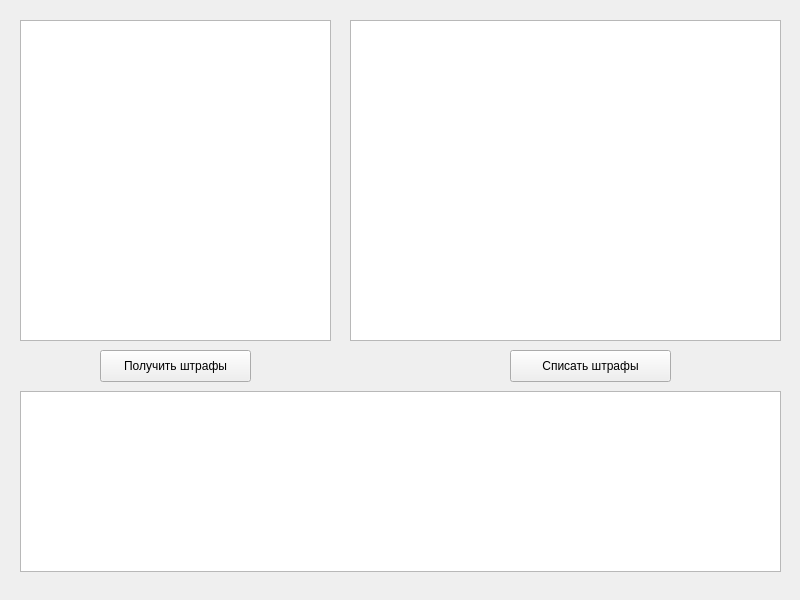
<?xml version="1.0" encoding="UTF-8"?>
<ui version="4.0">
 <class>MainWindow</class>
 <widget class="QMainWindow" name="MainWindow">
  <property name="geometry">
   <rect>
    <x>0</x>
    <y>0</y>
    <width>800</width>
    <height>600</height>
   </rect>
  </property>
  <property name="maximumSize">
   <size>
    <width>800</width>
    <height>600</height>
   </size>
  </property>
  <property name="windowTitle">
   <string>MainWindow</string>
  </property>
  <widget class="QWidget" name="centralwidget">
   <widget class="QListWidget" name="listWidget">
    <property name="geometry">
     <rect>
      <x>20</x>
      <y>20</y>
      <width>311</width>
      <height>321</height>
     </rect>
    </property>
   </widget>
   <widget class="QListWidget" name="listWidget_2">
    <property name="geometry">
     <rect>
      <x>350</x>
      <y>20</y>
      <width>431</width>
      <height>321</height>
     </rect>
    </property>
   </widget>
   <widget class="QPushButton" name="BtnGetFines">
    <property name="geometry">
     <rect>
      <x>100</x>
      <y>350</y>
      <width>151</width>
      <height>32</height>
     </rect>
    </property>
    <property name="text">
     <string>Получить штрафы</string>
    </property>
   </widget>
   <widget class="QPushButton" name="BtgEbatShtrule1">
    <property name="geometry">
     <rect>
      <x>510</x>
      <y>350</y>
      <width>161</width>
      <height>32</height>
     </rect>
    </property>
    <property name="text">
     <string>Списать штрафы</string>
    </property>
   </widget>
   <widget class="QListWidget" name="listWidget1">
    <property name="geometry">
     <rect>
      <x>20</x>
      <y>391</y>
      <width>761</width>
      <height>181</height>
     </rect>
    </property>
   </widget>
  </widget>
 </widget>
 <resources/>
 <connections/>
</ui>
